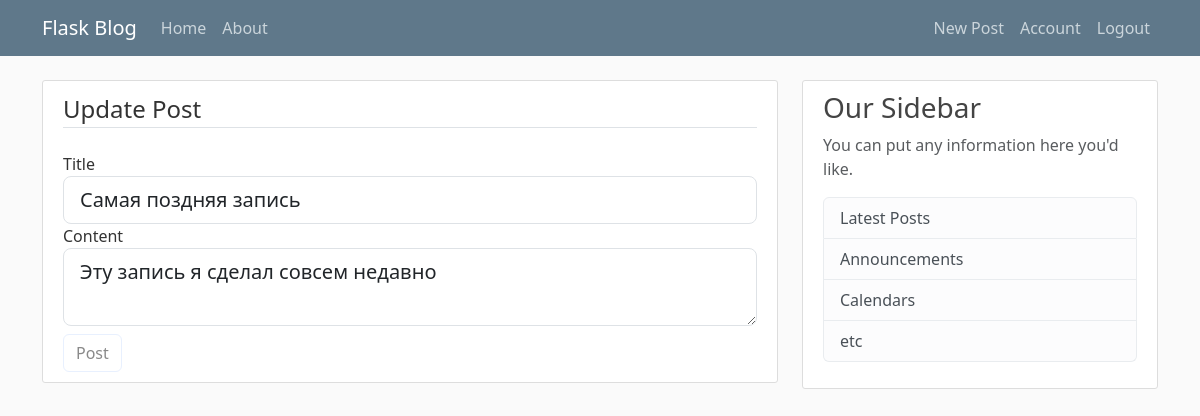
/post/12/update (signed in), run on the app's committed database.
### flaskblog/models.py (models this page shows, shortened)
class Post(db.Model):
    id = db.Column(db.Integer, primary_key=True)
    title = db.Column(db.String(100), nullable=False)
    date_posted = db.Column(db.DateTime, nullable=False, default=datetime.utcnow)
    content = db.Column(db.Text, nullable=False)
    user_id = db.Column(db.Integer, db.ForeignKey('user.id'), nullable=False)

### flaskblog/posts/routes.py (the view)
@posts.route("/post/<int:post_id>/update", methods=['GET', 'POST'])
@login_required
def update_post(post_id):
    post = Post.query.get_or_404(post_id)
    if post.author != current_user:
        abort(403)
    form = PostForm()
    if form.validate_on_submit():
        post.title = form.title.data
        post.content = form.content.data
        db.session.commit()
        flash('Your post has been updated!', 'success')
        return redirect(url_for('posts.post', post_id=post.id))
    elif request.method == 'GET':
        form.title.data = post.title
        form.content.data = post.content
    return render_template('create_post.html', title='Update Post', form=form, legend='Update Post')

### flaskblog/posts/forms.py
class PostForm(FlaskForm):
    title = StringField('Title', validators=[DataRequired()])
    content = TextAreaField('Content', validators=[DataRequired()])
    submit = SubmitField('Post')

### flaskblog/models.py (called while the page is built)
@login_manager.user_loader
def load_user(user_id):
    return User.query.get(int(user_id))

### flaskblog/templates/create_post.html (shortened to what this page needs)
{% extends "layout.html" %}
{% block content %}
<div class="content-section">
    <form method="POST" action="">
        <fieldset class="form-group">
            <legend class="border-bottom mb-4">{{ legend }}</legend>
            <div class="form-group">
                {{ form.title.label(class="form-control-label") }}
                {% if form.title.errors %}
                    {{ form.title(class="form-control form-control-lg is-invalid") }}
                    <div class="invalid-feedback">
                        {% for error in form.title.errors %}
                            <span>{{ error }}</span>
                        {% endfor %}
                    </div>
                {% else %}
                    {{ form.title(class="form-control form-control-lg") }}
                {% endif %}
            </div>
            <div class="form-group">
                {{ form.content.label(class="form-control-label") }}
                {% if form.content.errors %}
                    {{ form.content(class="form-control form-control-lg is-invalid") }}
                    <div class="invalid-feedback">
                        {% for error in form.content.errors %}
                            <span>{{ error }}</span>
                        {% endfor %}
                    </div>
                {% else %}
                    {{ form.content(class="form-control form-control-lg") }}
                {% endif %}
            </div>
        </fieldset>
        <div class="form-group mt-2">
            {{ form.submit(class="btn btn-outline-info") }}
        </div>
    </form>
</div>
{% endblock content %}

### flaskblog/static/main.css (style rules this page uses)
body { background: #fafafa; color: #333333; margin-top: 5rem; }
.content-section { background: #ffffff; padding: 10px 20px; border: 1px solid #dddddd; border-radius: 3px; margin-bottom: 20px; }
.btn-outline-info { --bs-btn-color: #898989; --bs-btn-border-color: #e8f0fe; --bs-btn-hover-color: #000; --bs-btn-hover-bg: #e8f0fe; --bs-btn-hover-border-color: #e8f0fe; --bs-btn-focus-shadow-rgb: 13,202,240; --bs-btn-active-color: #000; --bs-btn-active-bg: #e8f0fe; --bs-btn-active-border-color: #e8f0fe; --bs-btn-active-shadow: inset 0 3px 5px rgba(0, 0, 0, 0.125); --bs-btn-disabled-color: #e8f0fe; --bs-btn-disabled-bg: transparent; --bs-btn-disabled-border-color: #e8f0fe; --bs-gradient: none; }

### data on the page
Post: title "Самая поздняя запись", content "Эту запись я сделал совсем недавно"

### other printed values
{{ legend }} "Update Post"
